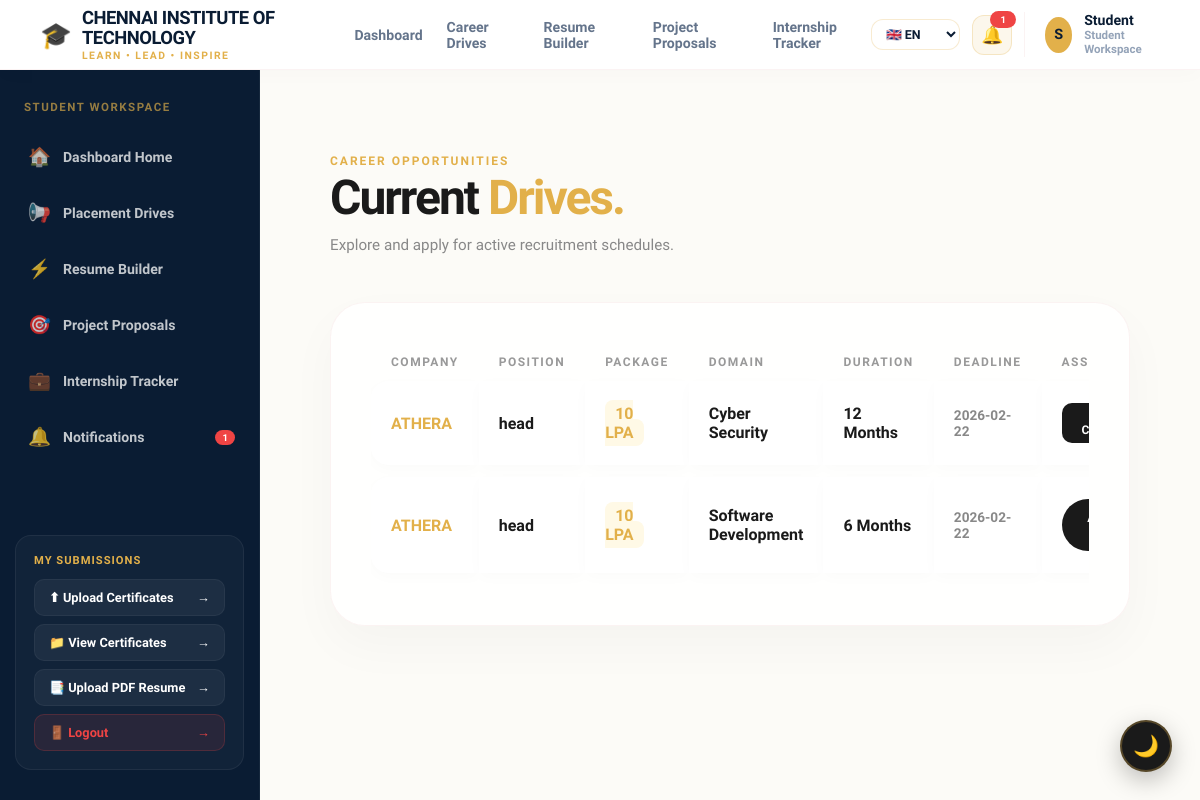
The page /student/drives/current (signed in) on the database its author committed.
### models.py (models this page shows)
class Drive(db.Model):
    __tablename__ = "drives"
    id              = db.Column(db.Integer, primary_key=True)
    drive_id        = db.Column(db.String(50), unique=True)
    hr_email        = db.Column(db.String(200), db.ForeignKey("company_hr.email"), index=True)
    company_name    = db.Column(db.String(200))
    position        = db.Column(db.String(200))
    package         = db.Column(db.String(100))
    time_period     = db.Column(db.String(100))
    number_required = db.Column(db.Integer)
    min_cgpa        = db.Column(db.Float)
    domain_required = db.Column(db.String(300))
    description     = db.Column(db.Text)
    mode            = db.Column(db.String(50))
    location        = db.Column(db.String(200))
    end_date        = db.Column(db.String(50))
    created_at      = db.Column(db.String(50))
    test_file       = db.Column(db.Text)
    rounds          = db.Column(db.Text)           # JSON list of round names

### blueprints/student.py (the view)
@student_bp.route("/drives/current")
@student_required
def student_current_drives():
    reg_no = session["student_reg_no"]
    df = load_company_drives()
    results_df = pd.read_csv(RESULTS_CSV) if os.path.exists(RESULTS_CSV) else pd.DataFrame()
    status_list = []
    for i in range(len(df)):
        row = df.iloc[i].copy()
        drive_status = "attend"
        if not results_df.empty:
            attempts = results_df[
                (results_df["register_number"] == reg_no) &
                (results_df["drive_index"] == i)
            ]
            if not attempts.empty:
                drive_status = "cheated" if (attempts["cheated"] == 1).any() else "attended"
        row["test_status"] = drive_status
        status_list.append(row)
    updated_df = pd.DataFrame(status_list)
    return render_template("student_current_drives.html", drives=updated_df)

### blueprints/student.py (called while the page is built)
def _db_ok():
    try:
        from models import Student, db
        db.session.execute(db.select(Student).limit(1))
        return True
    except Exception:
        return False

def load_company_drives():
    if _db_ok():
        from models import Drive
        rows = [{
            "drive_id": d.drive_id, "hr_email": d.hr_email,
            "company_name": d.company_name, "position": d.position,
            "package": d.package, "time_period": d.time_period,
            "number_required": d.number_required, "min_cgpa": d.min_cgpa,
            "domain_required": d.domain_required, "description": d.description,
            "mode": d.mode, "location": d.location,
            "end_date": d.end_date, "created_at": d.created_at,
        } for d in Drive.query.all()]
        return pd.DataFrame(rows) if rows else pd.DataFrame()
    if os.path.exists(COMPANY_DRIVES):
        return pd.read_csv(COMPANY_DRIVES)
    return pd.DataFrame()

@student_bp.context_processor
def inject_unread_notif_count():
    count = 0
    try:
        if "student_reg_no" in session:
            from models import Notification
            reg_no = session["student_reg_no"]
            count = Notification.query.filter(
                (Notification.register_number == reg_no) |
                (Notification.register_number == None),
                Notification.is_read == False
            ).count()
    except Exception:
        pass
    return dict(unread_notif_count=count)

### templates/student_current_drives.html (shortened to what this page needs)
{% extends "student_base.html" %}
{% block content %}
<div class="elephant-drives-container">
    <header class="giraffe-header">
        <span style="color: var(--primary-gold); font-weight: 800; text-transform: uppercase; letter-spacing: 2px; font-size: 0.75rem;">Career Opportunities</span>
        <h1>Current <span>Drives.</span></h1>
        <p style="color: #888; margin-top: 10px; font-weight: 500;">Explore and apply for active recruitment schedules.</p>
    </header>
    <div class="gazelle-table-card">
        {% if drives.empty %}
            <div style="text-align: center; padding: 60px; border: 2px dashed #eee; border-radius: 20px;">
                <p style="color: #888; font-weight: 600; margin: 0;">No placement drives are available at this moment. Check back later!</p>
            </div>
        {% else %}
            <div style="overflow-x: auto;">
                <table class="zebra-drives-table">
                    <thead>
                        <tr>
                            <th>Company</th>
                            <th>Position</th>
                            <th>Package</th>
                            <th>Domain</th>
                            <th>Duration</th>
                            <th>Deadline</th>
                            <th style="text-align: center;">Assessment</th>
                        </tr>
                    </thead>
                    <tbody>
                        {% for i, row in drives.iterrows() %}
                        <tr>
                            <td style="color: var(--primary-gold); font-weight: 800;">{{ row.company_name }}</td>
                            <td style="font-weight: 700;">{{ row.position }}</td>
                            <td><span style="background: #fff9e6; color: var(--primary-gold); padding: 4px 10px; border-radius: 8px;">{{ row.package }}</span></td>
                            <td>{{ row.domain_required }}</td>
                            <td>{{ row.time_period }} Months</td>
                            <td style="color: #888; font-size: 0.85rem;">{{ row.end_date }}</td>
                            <td>
                                {% if row.test_status == 'attend' %}
                                    <a href="{{ url_for('student.test_instructions', drive_index=loop.index0) }}" class="lion-attend-btn">
                                    </a>
                                {% elif row.test_status == 'attended' %}
                                    <span class="owl-badge status pass">✓ Attended</span>
                                {% elif row.test_status == 'cheated' %}
                                    <span class="owl-badge status cheated">❌ Cheated</span>
                                {% endif %}
                            </td>
                        </tr>
                        {% endfor %}
                    </tbody>
                </table>
            </div>
        {% endif %}
    </div>
</div>
{% endblock %}

### static/css/main.css (style rules this page uses)
:root { --primary-navy: #0a1c33; --primary-gold: #e2b04a; --primary-gold-hover: #c6952a; --white: #ffffff; --bg-soft: #f4f6fa; --dark: #101e30; --dark-charcoal: #1d2d44; --glass: #ffffff; --glass-border: rgba(10, 28, 51, 0.06); --shadow-soft: 0 10px 30px rgba(10, 28, 51, 0.04); --shadow-hover: 0 20px 45px rgba(226, 176, 74, 0.14); --status-blue: #1d4ed8; --status-green: #10b981; --status-yellow: #f59e0b; --status-red: #ef4444; }
body { background-color: var(--bg-soft); font-family: 'Plus Jakarta Sans', 'Inter', sans-serif; color: var(--dark); margin: 0; padding: 0; overflow-x: hidden; }
.giraffe-header, .giraffe-title, .giraffe-welcome { margin-bottom: 2.5rem; }
.giraffe-header p, .giraffe-welcome p { color: #64748b; font-weight: 500; margin-top: 5px; font-size: 0.95rem; }
.owl-badge, .owl-pill { background: rgba(226, 176, 74, 0.08); color: var(--primary-gold-hover); padding: 5px 12px; border-radius: 8px; font-size: 0.82rem; font-weight: 750; display: inline-block; }
*, *::before, *::after { transition: background-color 0.35s ease, color 0.35s ease, border-color 0.35s ease, box-shadow 0.35s ease; }

### templates/student_base.html (style rules this page uses)
:root { --primary-navy: #0a1c33; --primary-gold: #e2b04a; --primary-gold-hover: #c6952a; --white: #ffffff; --bg-soft: #f4f6fa; --dark: #101e30; --text-muted: #64748b; --glass-border: rgba(10, 28, 51, 0.06); }
body { margin: 0; background-color: var(--bg-soft); font-family: 'Plus Jakarta Sans', sans-serif; min-height: 100vh; display: flex; flex-direction: column; overflow-x: hidden; }

### templates/student_current_drives.html (style rules this page uses)
:root { --primary-gold: #e2b04a; --white: #ffffff; --bg-soft: #fcfbf7; --dark: #1a1a1a; --glass: rgba(255, 255, 255, 0.85); --glass-border: rgba(226, 176, 176, 0.15); }
body { background-color: var(--bg-soft); font-family: 'Plus Jakarta Sans', sans-serif; }
.elephant-drives-container { max-width: 1300px; margin: 2.5rem auto; padding: 0 30px; }
.giraffe-header { margin-bottom: 3rem; animation: fadeInDown 0.8s ease-out; }
.giraffe-header h1 { font-size: 3rem; font-weight: 900; color: var(--dark); margin: 0; letter-spacing: -2px; }
.giraffe-header span { color: var(--primary-gold); }
.gazelle-table-card { background: var(--glass); backdrop-filter: blur(20px); padding: 2.5rem; border-radius: 35px; box-shadow: 0 20px 50px rgba(0,0,0,0.03); border: 1px solid var(--glass-border); }
.zebra-drives-table { width: 100%; border-collapse: separate; border-spacing: 0 12px; }
.zebra-drives-table th { color: #999; font-size: 0.75rem; text-transform: uppercase; letter-spacing: 1.5px; padding: 0 20px; font-weight: 800; text-align: left; }
.zebra-drives-table td { background: var(--white); padding: 22px 20px; font-weight: 600; color: var(--dark); box-shadow: 0 4px 15px rgba(0,0,0,0.02); }
.zebra-drives-table tr td:first-child { border-radius: 18px 0 0 18px; font-weight: 800; }
.zebra-drives-table tr td:last-child { border-radius: 0 18px 18px 0; text-align: center; }
.lion-attend-btn { background: var(--dark); color: white; padding: 10px 24px; border-radius: 50px; text-decoration: none; font-weight: 700; font-size: 0.85rem; transition: all 0.3s cubic-bezier(0.175, 0.885, 0.32, 1.275); display: inline-block; }
.owl-badge { padding: 6px 14px; border-radius: 10px; font-weight: 800; font-size: 0.75rem; text-transform: uppercase; }
.status.cheated { background: #1a1a1a; color: #ffffff; }

### rows shown on the page
Drive: company_name "ATHERA", position "head", package "10 LPA", domain_required "Cyber Security", time_period "12", end_date "2026-02-22"
Drive: company_name "ATHERA", position "head", package "10 LPA", domain_required "Software Development", end_date "2026-02-22"

### other values the page prints
{{ unread_notif_count if unread_notif_count < 100 else '99+' }} "1"
{{ unread_notif_count }} "1"
{{ row.time_period }} "6"
